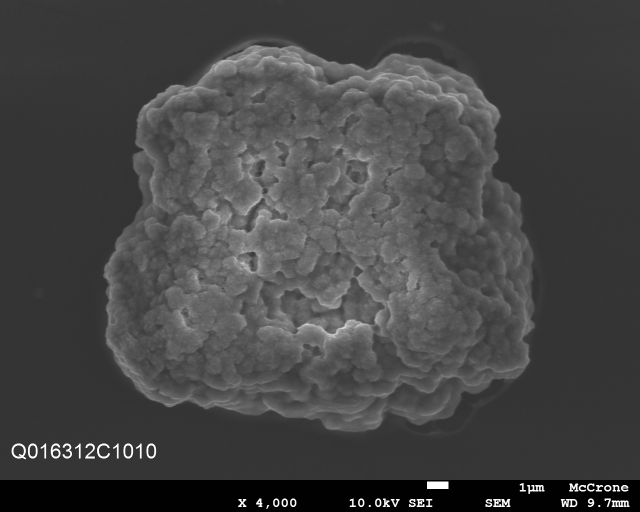
#> input picture All Uranium Images/Q016312C1010U01.tif, 1280 x 1024 px (shown at 1/2 size)
$ python -i 'Uranium Image Cleanup.py'   (imports and definitions only)
#> lines starting #> are read from the running program, lines starting #| are printed output that depends on the picture; after the words box and inside, x2 and y2 are one past the last pixel; in counts of white or black regions, pixels touching at a corner belong together
#> further down, picture is the input picture: shape (1024, 1280, 3); min 1, max 255, mean 68.4
# Developed by Ashton Williams, Brien Schmaltz, Nick Ianni, Mak, Shivani

import cv2 as cv2
import numpy as np
import glob
import os, os.path
import cv2 as cv2
import numpy as np

from datetime import datetime
from statistics import mode
from tqdm import tqdm

#  *** MAIN ***
# [167 lines left out: functions main, mainMenu, folderInspection, imageRetrieval, whatsIsInside, imageIntegrity and 1 more, not called in this run]

#  Display Image To User || Debugging
def showImage(images_retrieved):                                            # Shows user current image
    for images in images_retrieved:
        images.show()                                                       # Shows image received / Debug purposes


#-----------------------------------------------------------------------
#Image noise/text/box removal functions
#-----------------------------------------------------------------------


# Main loop to iterate through each image and write to console and activity log
# [23 lines left out: function imageToCV2, not called in this run]

#detects the bigger white areas in the image
#returns a mask of the dilated detected white areas
def detectWhite(image):
    hsv = cv2.cvtColor(image, cv2.COLOR_BGR2HSV) #convert to HSV
#> hsv: shape (1024, 1280, 3); mean H, S, V 0, 0, 68.4

    #image preprocessing
    hsv_low = np.array([0, 0, 0], np.uint8)
    hsv_high = np.array([179, 255, 254], np.uint8)
    mask = cv2.inRange(hsv, hsv_low, hsv_high)
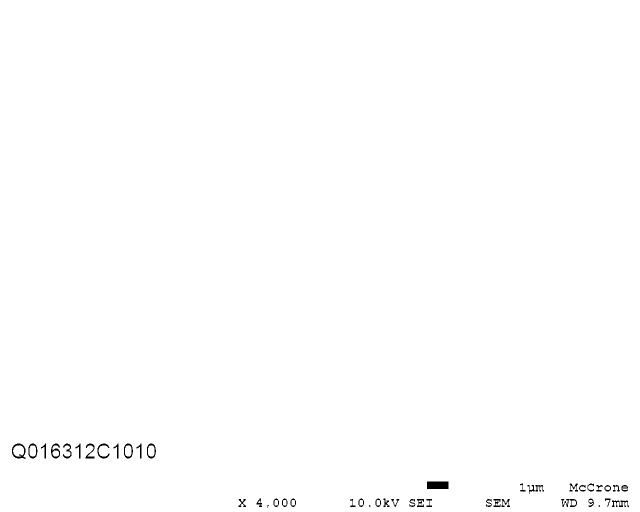
#> mask: shape (1024, 1280) (shown at 1/2 size); 99.6% white; 46 black regions (3 under 20 px), largest, box (x1, y1, x2, y2) and area: (854, 963, 897, 978) 645, (24, 887, 51, 918) 279, (102, 887, 120, 917) 223
    mask = cv2.bitwise_not(mask) #inverts the mask (flips black and white)
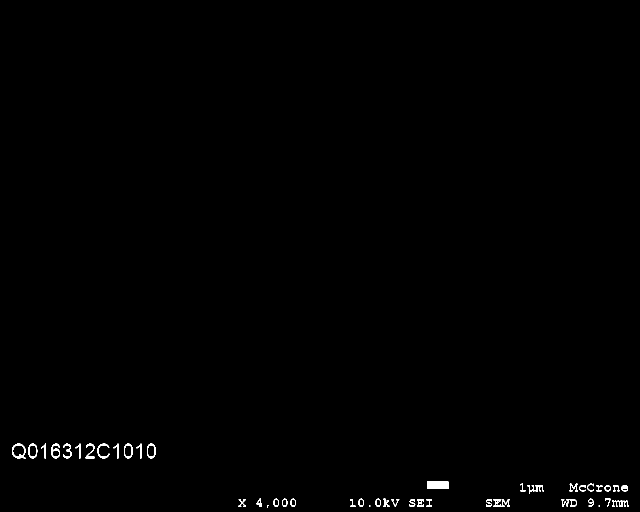
#> mask: shape (1024, 1280) (shown at 1/2 size); 0.42% white; 46 white regions (3 under 20 px), largest, box (x1, y1, x2, y2) and area: (854, 963, 897, 978) 645, (24, 887, 51, 918) 279, (102, 887, 120, 917) 223

    #Gaussian blur and adaptive threshold
    blur = cv2.GaussianBlur(mask, (9,9), 0)
    thresh = cv2.adaptiveThreshold(blur,255,cv2.ADAPTIVE_THRESH_GAUSSIAN_C, cv2.THRESH_BINARY_INV,11,15)
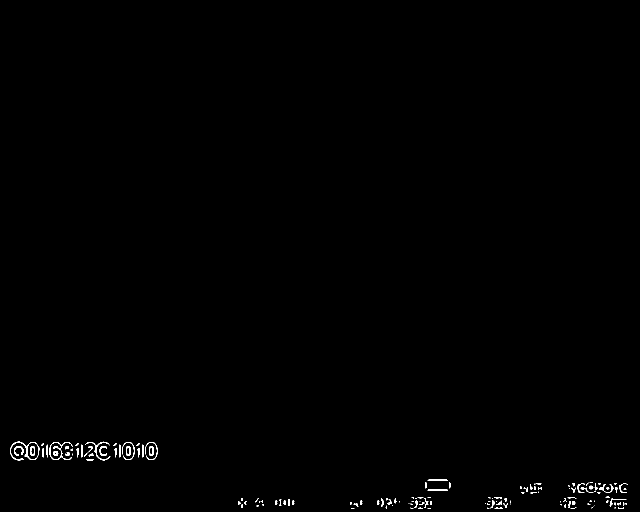
#> thresh: shape (1024, 1280) (shown at 1/2 size); 0.41% white in thin lines or dots, all inside (x1, y1, x2, y2) = (20, 883, 1256, 1018)

    #Dilate to combine letters (make detected text a blob)
    kernel = cv2.getStructuringElement(cv2.MORPH_RECT, (9,9))
    dilate = cv2.dilate(thresh, kernel, iterations=6)
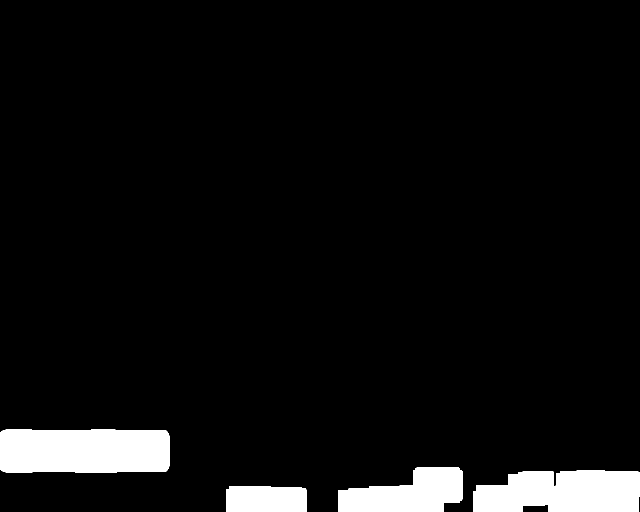
#> dilate: shape (1024, 1280) (shown at 1/2 size); 5.8% white; 4 white regions, box (x1, y1, x2, y2) and area: (0, 859, 339, 945) 28602, (946, 940, 1280, 1024) 24255, (676, 935, 925, 1024) 15515, (452, 972, 613, 1024) 8094

    mask = cv2.cvtColor(dilate,cv2.COLOR_GRAY2BGR) #convert back to RGB (3 channels)
    return mask #mask of detected dilated white areas

#returns a mask image that contains just the background (uranium replaced with the background color)
# [194 lines left out: functions get_background, remove_white_pixels, remove_black_box, removeLabel, not called in this run]

# Function Main() - Sets "Main()" as the primary driver to the program
# [2 lines not run here, left out]

>>> import cv2
>>> picture = cv2.imread('All Uranium Images/Q016312C1010U01.tif')
>>> result = detectWhite(picture)

$ run again, on All Uranium Images/Q016312C1030U01.tif
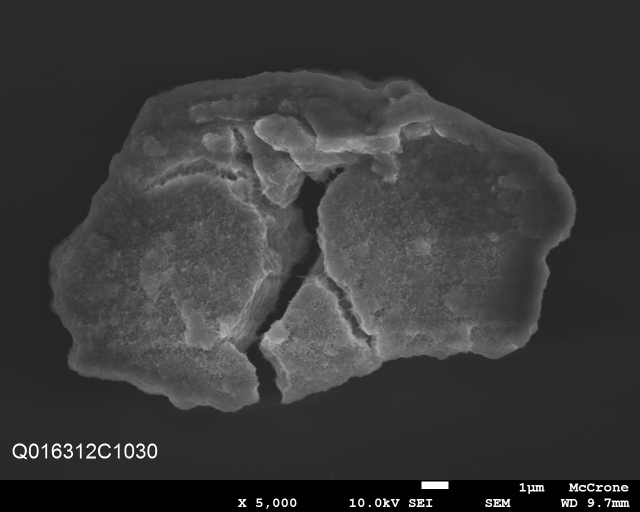
#> input picture All Uranium Images/Q016312C1030U01.tif, 1280 x 1024 px (shown at 1/2 size)
#> picture is the input picture: shape (1024, 1280, 3); min 1, max 255, mean 57.4
#> hsv: shape (1024, 1280, 3); mean H, S, V 0, 0, 57.4
#> in detectWhite, `mask = cv2.inRange(hsv, hsv_low, hsv_high)`:
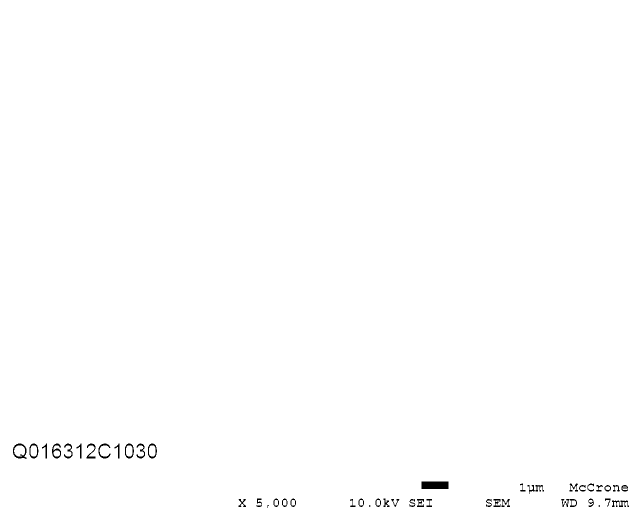
#> mask: shape (1024, 1280) (shown at 1/2 size); 99.6% white; 46 black regions (3 under 20 px), largest, box (x1, y1, x2, y2) and area: (843, 963, 897, 978) 810, (26, 887, 53, 918) 279, (104, 887, 122, 917) 223
#> in detectWhite, `thresh = cv2.adaptiveThreshold(blur,255,cv2.ADAPTIVE_THRESH_GAUSSIAN_C..`:
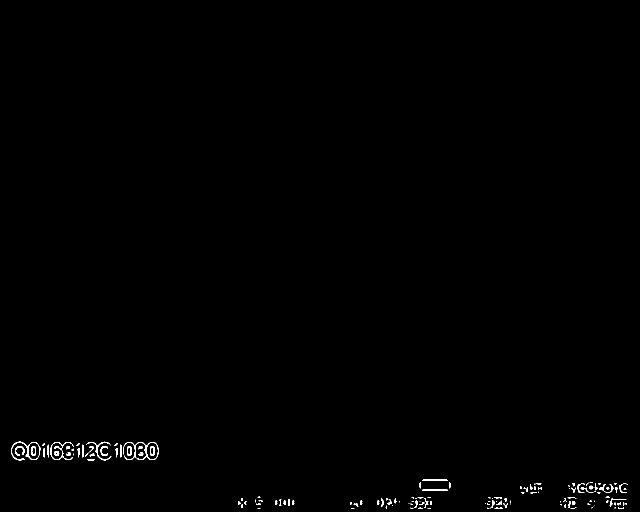
#> thresh: shape (1024, 1280) (shown at 1/2 size); 0.42% white in thin lines or dots, all inside (x1, y1, x2, y2) = (22, 883, 1256, 1018)
#> dilate: shape (1024, 1280); 5.9% white; 4 white regions, box (x1, y1, x2, y2) and area: (0, 859, 341, 945) 28738, (946, 940, 1280, 1024) 24255, (676, 935, 925, 1024) 15900, (452, 969, 613, 1024) 8265

$ run again, on All Uranium Images/Q016312C1040U01.tif
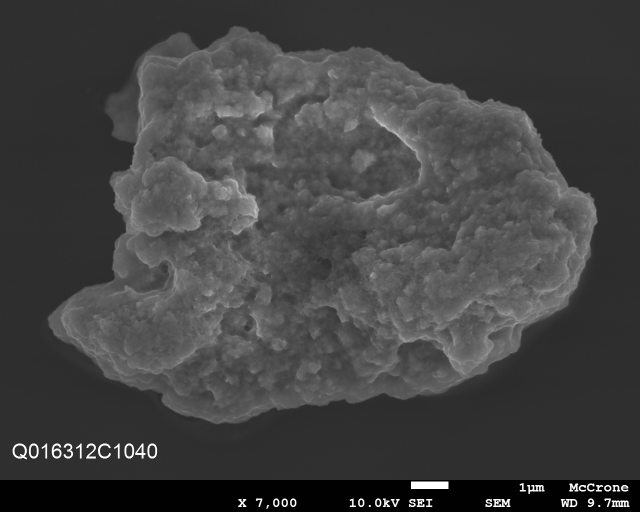
#> input picture All Uranium Images/Q016312C1040U01.tif, 1280 x 1024 px (shown at 1/2 size)
#> picture is the input picture: shape (1024, 1280, 3); min 1, max 255, mean 66.1
#> hsv: shape (1024, 1280, 3); mean H, S, V 0, 0, 66.1
#> in detectWhite, `mask = cv2.inRange(hsv, hsv_low, hsv_high)`:
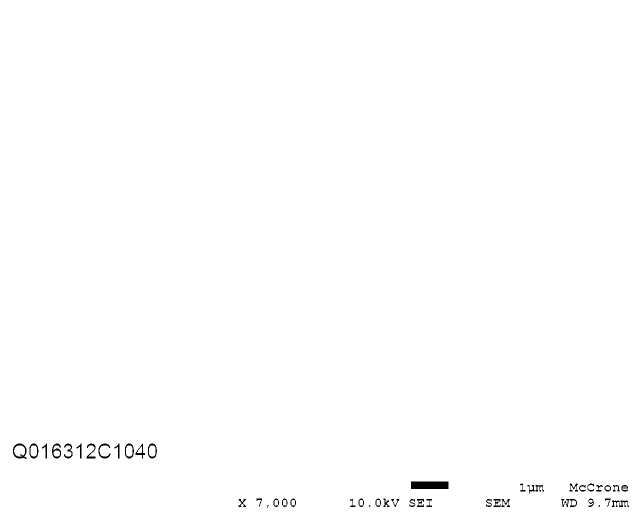
#> mask: shape (1024, 1280) (shown at 1/2 size); 99.5% white; 46 black regions (3 under 20 px), largest, box (x1, y1, x2, y2) and area: (822, 963, 897, 978) 1125, (26, 887, 53, 918) 279, (104, 887, 122, 917) 223
#> in detectWhite, `thresh = cv2.adaptiveThreshold(blur,255,cv2.ADAPTIVE_THRESH_GAUSSIAN_C..`:
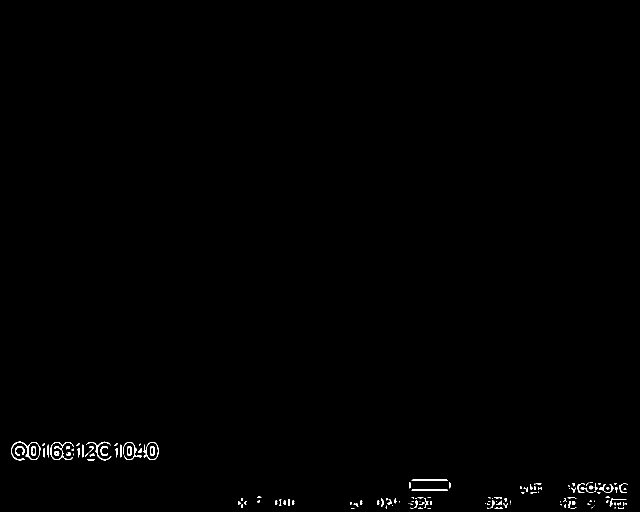
#> thresh: shape (1024, 1280) (shown at 1/2 size); 0.42% white; 141 white regions (70 under 20 px), largest, box (x1, y1, x2, y2) and area: (22, 883, 81, 921) 386, (100, 884, 147, 920) 308, (172, 883, 223, 921) 233
#> dilate: shape (1024, 1280); 5.9% white; 4 white regions, box (x1, y1, x2, y2) and area: (0, 859, 341, 945) 28738, (946, 940, 1280, 1024) 24255, (676, 935, 925, 1024) 16659, (452, 969, 613, 1024) 8279

$ run again, on All Uranium Images/Q016312C1050U01.tif
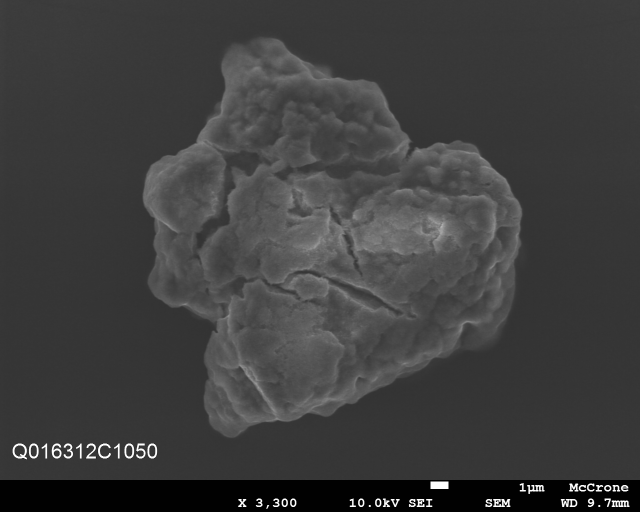
#> input picture All Uranium Images/Q016312C1050U01.tif, 1280 x 1024 px (shown at 1/2 size)
#> picture is the input picture: shape (1024, 1280, 3); min 1, max 255, mean 61.9
#> hsv: shape (1024, 1280, 3); mean H, S, V 0, 0, 61.9
#> in detectWhite, `mask = cv2.inRange(hsv, hsv_low, hsv_high)`:
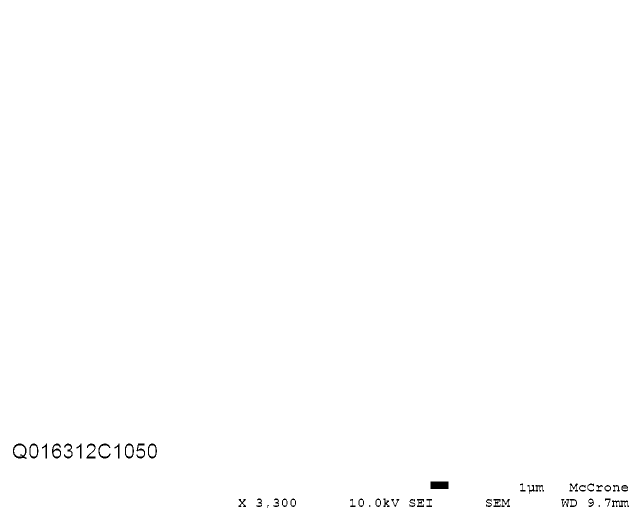
#> mask: shape (1024, 1280) (shown at 1/2 size); 99.6% white; 46 black regions (3 under 20 px), largest, box (x1, y1, x2, y2) and area: (861, 963, 897, 978) 540, (26, 887, 53, 918) 279, (104, 887, 122, 917) 223
#> in detectWhite, `thresh = cv2.adaptiveThreshold(blur,255,cv2.ADAPTIVE_THRESH_GAUSSIAN_C..`:
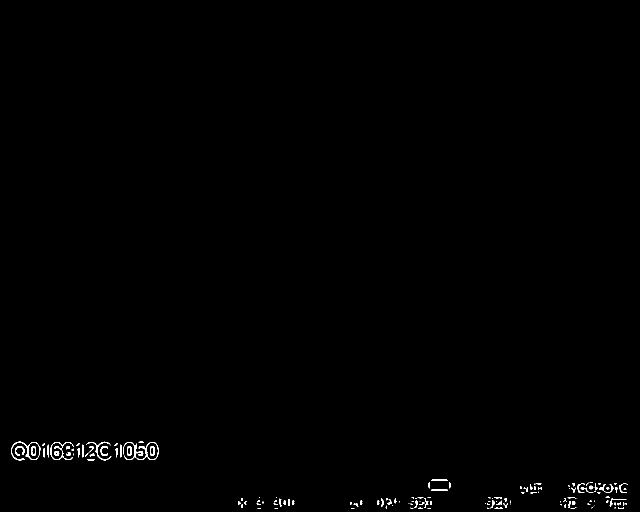
#> thresh: shape (1024, 1280) (shown at 1/2 size); 0.41% white in thin lines or dots, all inside (x1, y1, x2, y2) = (22, 883, 1256, 1018)
#> dilate: shape (1024, 1280); 5.9% white; 4 white regions, box (x1, y1, x2, y2) and area: (0, 859, 341, 945) 28793, (946, 940, 1280, 1024) 24255, (676, 935, 925, 1024) 15270, (452, 970, 613, 1024) 8384
